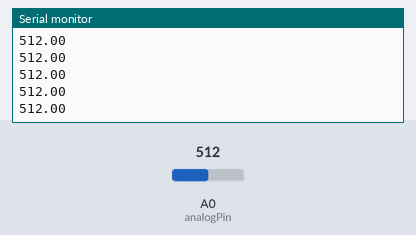
The sketch below on a simulated Arduino Uno, built with avr-gcc and run on an emulated ATmega328P. Parts: the last lines printed to the serial monitor. The inputs (shaded band) are chosen by the test bench; at power-on: A0 (analogPin) = 512. The ROS host is connected and sends only what is stated.

Above: at 1.2 s.
1.3 s: A0 (analogPin) set to 716
At 1.34 s:
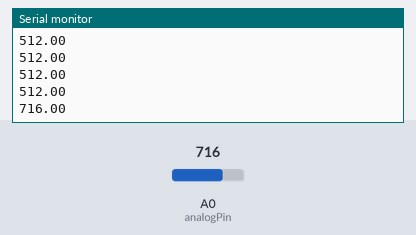
2.8 s: A0 (analogPin) set to 900
At 2.81 s:
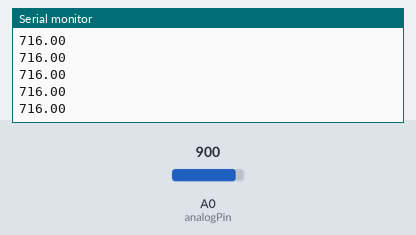
Timing chart, 0 to 5.8 s (numbered marks = the images above; inputs shaded):
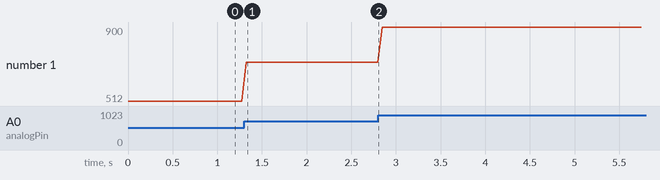

The sketch:

touchS.ino
```cpp
#include <ros.h>
#include <std_msgs/UInt16.h>

ros::NodeHandle nh;

std_msgs::UInt16 int_msg;
ros::Publisher detector("detector", &int_msg);

int analogPin = A0;
double val = 0;

void setup()
{
  nh.initNode();
  nh.advertise(detector);
  Serial.begin(9600);


}

void loop() {
  val = analogRead(analogPin);
  Serial.println(val);
  int_msg.data = val;
  detector.publish( &int_msg );
  delay(50);
}
```

Measured:
- after the input at 1.3 s, the serial monitor: prints a new line at once (image 1)
- plotted number 1: 512 → 716 after the input at 1.3 s, 716 → 900 after the input at 2.8 s
